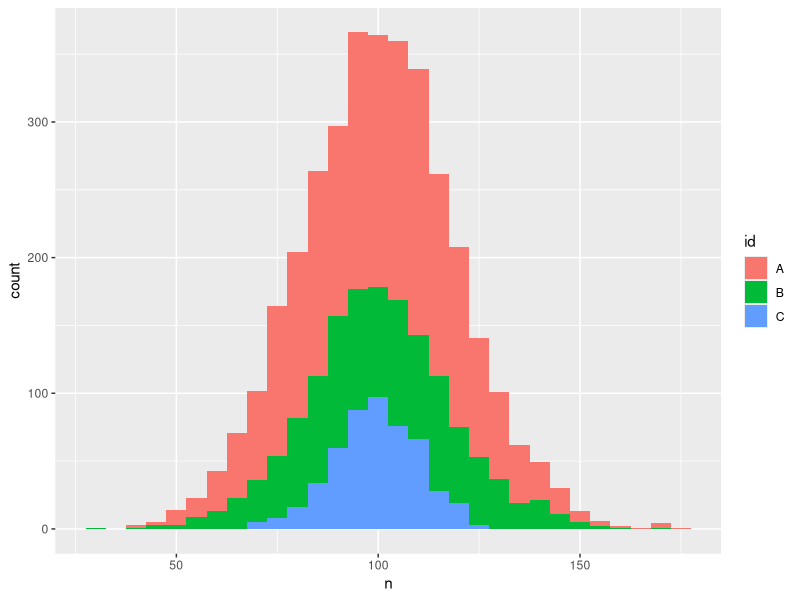
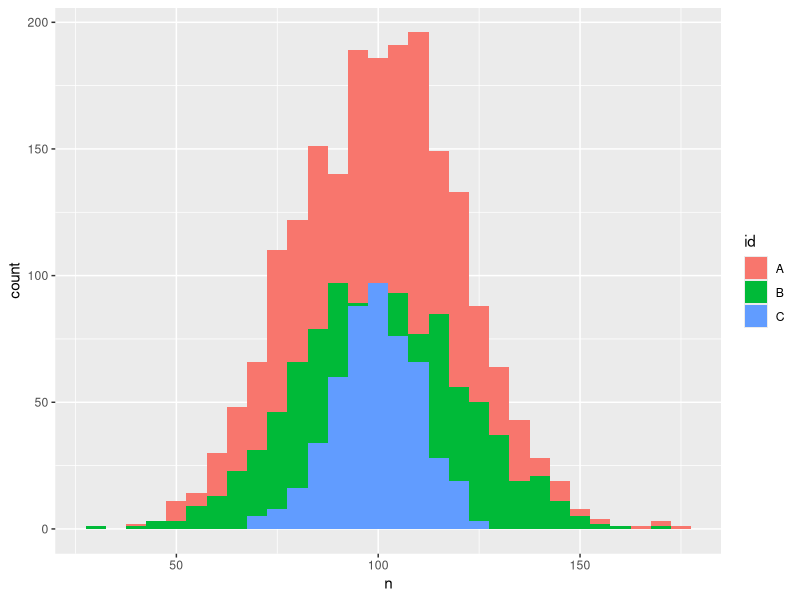
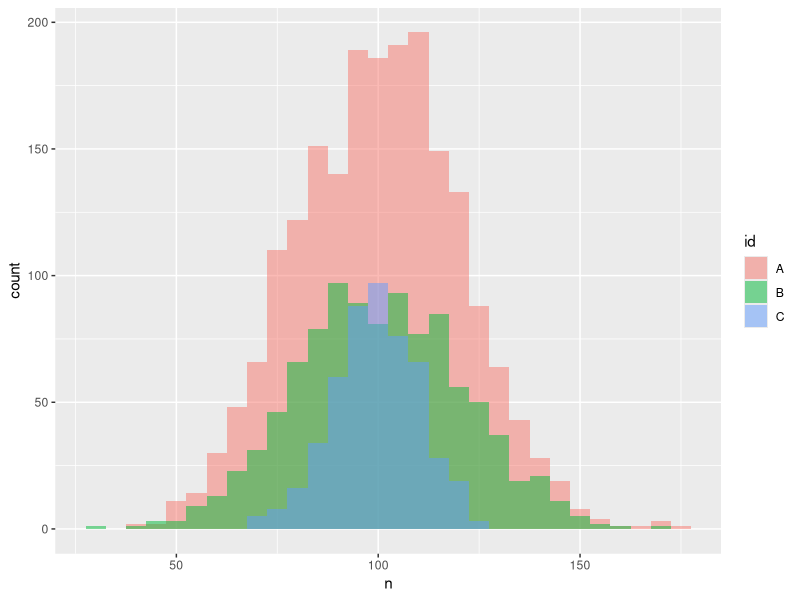
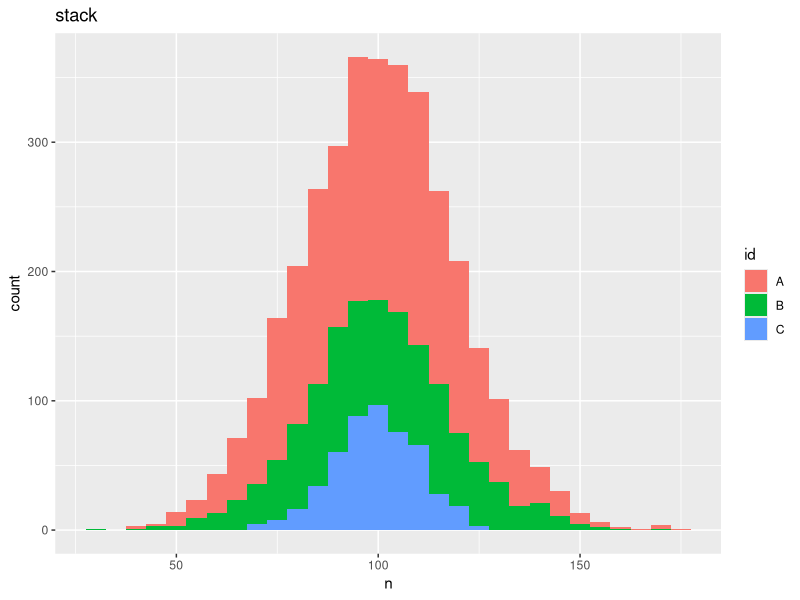
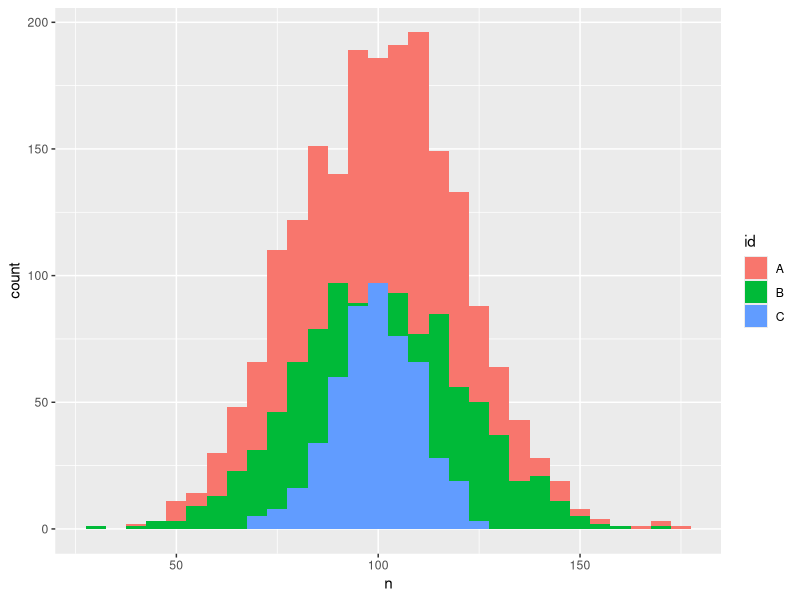
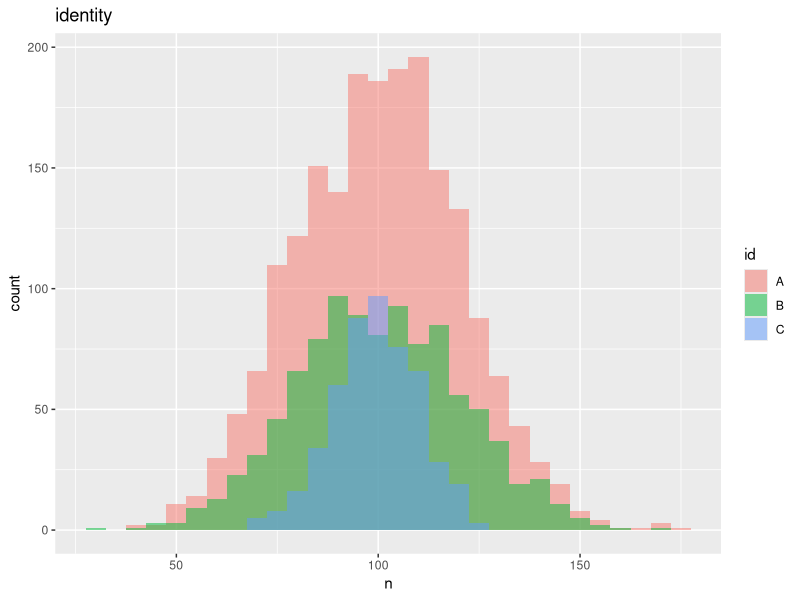
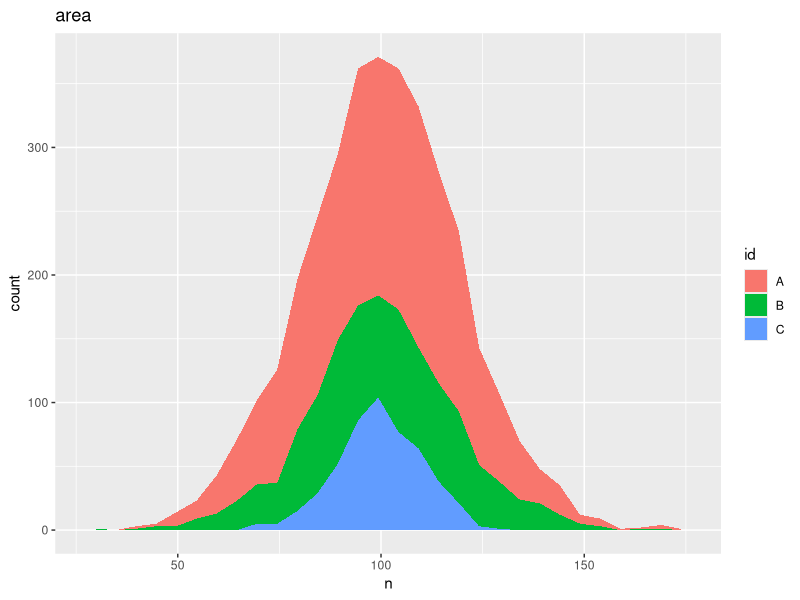
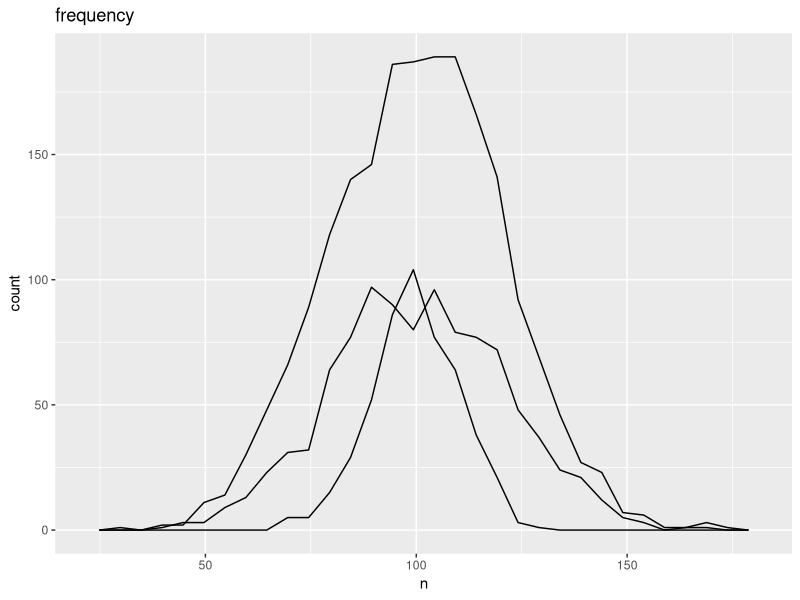

These charts were generated, in order, by the following R code:
## ---- chunk 1
require("ggplot2")
## ---- chunk 2
d <- data.frame(
	id=c(rep("A",times=2000),
		rep("B",times=1000),
		rep("C",times=500)
		), 
	n=c(floor(rnorm(2000,mean=100,sd=20)),
		floor(rnorm(1000,mean=100,sd=20)),
		floor(rnorm(500,mean=100,sd=10)))
	)
## ---- chunk 3
summary(d$n[d$id=="A"])
summary(d$n[d$id=="B"])
summary(d$n[d$id=="C"])
## ---- chunk 4
ggplot(data=d, aes(x=n, fill=id)) + geom_histogram(binwidth=5)
## ---- chunk 5
ggplot(data=d, aes(x=n, fill=id)) + geom_histogram(binwidth=5, position="identity")
## ---- chunk 6
ggplot(data=d, aes(x=n, fill=id)) + geom_histogram(binwidth=5, position="identity", alpha=0.5)
## ---- chunk 7
ggplot(data=d, aes(x=n, fill=id)) + geom_histogram(binwidth=5) + labs(title="stack")
ggplot(data=d, aes(x=n, fill=id)) + geom_histogram(binwidth=5, position="identity")
ggplot(data=d, aes(x=n, fill=id)) + geom_histogram(binwidth=5, position="identity", alpha=0.5) + labs(title="identity")
## ---- chunk 8
ggplot(data=d, aes(x=n, fill=id)) + geom_area(bins=30, stat="bin") + labs(title="area")
## ---- chunk 9
ggplot(data=d, aes(x=n, fill=id)) + geom_freqpoly(bins=30) + labs(title="frequency")
## ---- chunk 10
gg.data <- data.frame(
	ggplot_build(
		ggplot(data=d, aes(x=n, color=id)) + geom_freqpoly(bins=30)
		)$data
	)
## ---- chunk 11
head(gg.data)
## ---- chunk 12
ggplot(data=gg.data, aes(x=x, y=count, group=group)) +
	geom_line(aes(color=colour)) +
	geom_polygon(aes(fill=colour)) +
	scale_fill_manual(name="id", labels=c("A","B","C"), values=unique(gg.data$colour)) +
	scale_color_manual(name="id", labels=c("A","B","C"), values=unique(gg.data$colour))
## ---- chunk 13
ggplot(data=d, aes(x=n, fill=id)) + 
	geom_area(bins=30, stat="bin", position="identity") + 
	labs(title="area")
## ---- chunk 14
ggplot(data=d, aes(x=n, fill=id, alpha=id)) + 
	geom_area(bins=30, stat="bin", position="identity") + 
	scale_alpha_manual(values=c(0.25,0.5,1.0)) + 
	labs(title="area")
## ---- chunk 15
	ggplot(data=d, aes(x=n, fill=id)) + geom_histogram(binwidth=5) + labs(title="histogram (stacked)")
	ggplot(data=d, aes(x=n, fill=id)) + geom_histogram(binwidth=5, position="identity", alpha=0.5) + labs(title="histogram (identity)")
	ggplot(data=d, aes(x=n, fill=id)) + geom_area(bins=30, stat="bin") + labs(title="area (stacked)")
	ggplot(data=d, aes(x=n, fill=id, alpha=id)) + geom_area(bins=30, stat="bin", position="identity") + scale_alpha_manual(values=c(0.25,0.5,1.0)) + labs(title="area (identity)")
	ggplot(data=d, aes(x=n, color=id, fill=id, alpha=id)) + geom_density() + scale_alpha_manual(values=rep(0.25,times=3)) + labs(title="density")
	ggplot(data=d, aes(x=n, color=id)) + stat_ecdf() + labs(title="ecdf")
